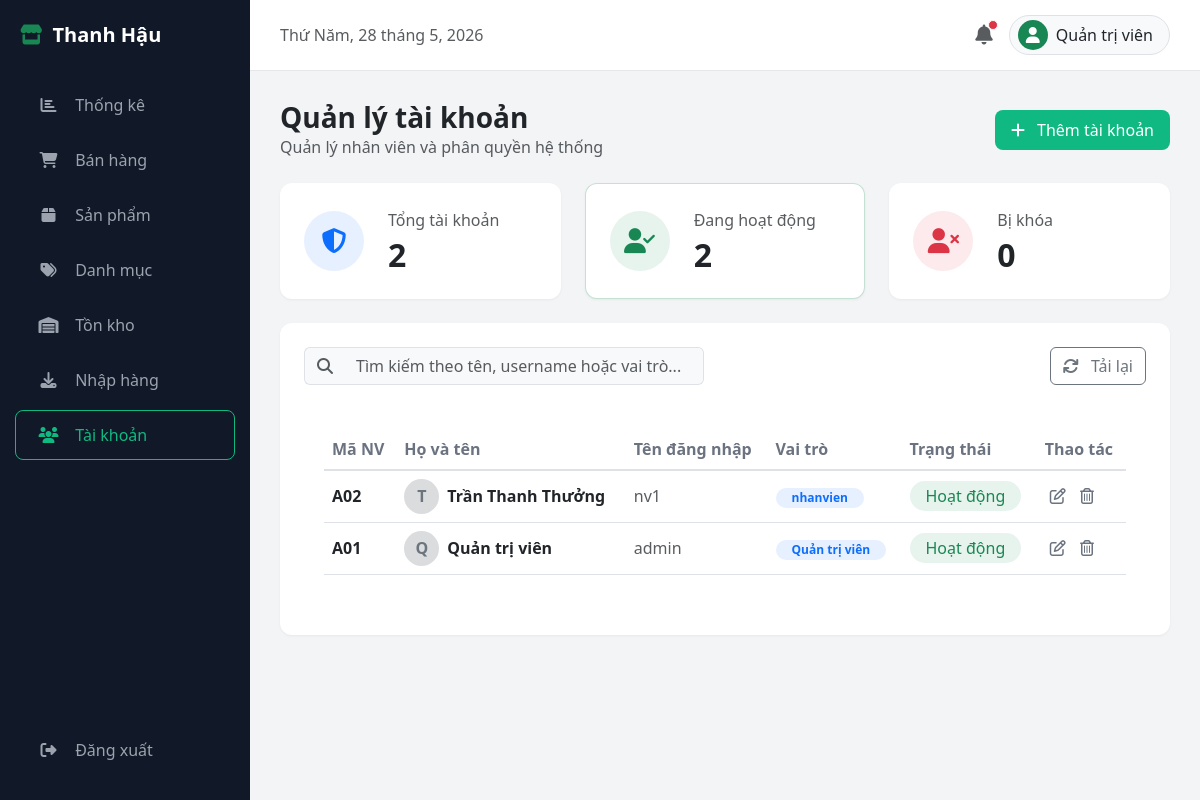
Page /accounts.php (signed in) on the committed database.
### tables this page shows
CREATE TABLE `tai_khoan` (
  `id` int(11) NOT NULL,
  `ten_dang_nhap` varchar(50) NOT NULL,
  `mat_khau` varchar(255) NOT NULL,
  `ho_ten` varchar(100) NOT NULL,
  `vai_tro` varchar(20) NOT NULL,
  `trang_thai` tinyint(4) DEFAULT 1
);

### accounts.php (the view, shortened to what this page needs)
<?php
include 'connect.php';
$search = $_GET['search'] ?? '';
$where = "";
$total_acc = $conn->query("SELECT COUNT(*) as c FROM tai_khoan")->fetch_assoc()['c'];
$active_acc = $conn->query("SELECT COUNT(*) as c FROM tai_khoan WHERE trang_thai=1")->fetch_assoc()['c'];
$locked_acc = $conn->query("SELECT COUNT(*) as c FROM tai_khoan WHERE trang_thai=0")->fetch_assoc()['c'];
$sql_select = "SELECT * FROM tai_khoan $where ORDER BY id DESC";
$result = $conn->query($sql_select);
include 'includes/header.php';
?>
<div class="d-flex justify-content-between align-items-center mb-4">
    <div>
        <h3 class="fw-bold mb-0">Quản lý tài khoản</h3>
        <p class="text-muted mb-0">Quản lý nhân viên và phân quyền hệ thống</p>
    </div>
    <div>
         <button class="btn btn-custom" data-bs-toggle="modal" data-bs-target="#accountModal" onclick="resetForm()">
             <i class="fas fa-plus me-2"></i> Thêm tài khoản
         </button>
    </div>
</div>
<div class="row mb-4">
    <div class="col-md-4">
        <div class="card p-4 h-100 d-flex flex-row align-items-center justify-content-start gap-4">
            <div class="stat-icon bg-primary bg-opacity-10 text-primary" style="width:60px; height:60px; border-radius:50%">
                <i class="fas fa-shield-alt fa-lg"></i>
            </div>
            <div>
                <p class="text-muted mb-1">Tổng tài khoản</p>
                <h2 class="fw-bold mb-0"><?= $total_acc ?></h2>
            </div>
        </div>
    </div>
    <div class="col-md-4">
        <div class="card p-4 h-100 d-flex flex-row align-items-center justify-content-start gap-4 border border-success border-opacity-25">
            <div class="stat-icon bg-success bg-opacity-10 text-success" style="width:60px; height:60px; border-radius:50%">
                <i class="fas fa-user-check fa-lg"></i>
            </div>
            <div>
                <p class="text-muted mb-1">Đang hoạt động</p>
                <h2 class="fw-bold mb-0"><?= $active_acc ?></h2>
            </div>
        </div>
    </div>
    <div class="col-md-4">
        <div class="card p-4 h-100 d-flex flex-row align-items-center justify-content-start gap-4">
            <div class="stat-icon bg-danger bg-opacity-10 text-danger" style="width:60px; height:60px; border-radius:50%">
                <i class="fas fa-user-times fa-lg"></i>
            </div>
            <div>
                <p class="text-muted mb-1">Bị khóa</p>
                <h2 class="fw-bold mb-0"><?= $locked_acc ?></h2>
            </div>
        </div>
    </div>
</div>
<div class="card p-4">
    <div class="d-flex justify-content-between align-items-center mb-4">
        <form action="" method="GET" class="input-group" style="width: 400px;">
            <button type="submit" class="input-group-text bg-light border-end-0"><i class="fas fa-search text-muted"></i></button>
            <input type="text" name="search" class="form-control border-start-0 bg-light" value="<?= htmlspecialchars($search) ?>" placeholder="Tìm kiếm theo tên, username hoặc vai trò...">
        </form>
        <div>
            <a href="accounts.php" class="btn btn-outline-secondary"><i class="fas fa-sync me-2"></i> Tải lại</a>
        </div>
    </div>
    <div class="table-responsive">
        <table class="table table-hover">
            <thead>
                <tr>
                    <th>Mã NV</th>
                    <th>Họ và tên</th>
                    <th>Tên đăng nhập</th>
                    <th>Vai trò</th>
                    <th>Trạng thái</th>
                    <th>Thao tác</th>
                </tr>
            </thead>
            <tbody>
                <?php while ($row = $result->fetch_assoc()): ?>
                <tr>
                    <td class="fw-bold">A<?= sprintf('%02d', $row['id']) ?></td>
                    <td>
                        <div class="d-flex align-items-center gap-2">
                            <div class="bg-secondary bg-opacity-25 text-secondary rounded-circle d-flex align-items-center justify-content-center fw-bold" style="width: 35px; height: 35px; text-transform: uppercase;">
                                <?= substr($row['ho_ten'], 0, 1) ?>
                            </div>
                            <span class="fw-bold"><?= $row['ho_ten'] ?></span>
                        </div>
                    </td>
                    <td class="text-muted"><?= $row['ten_dang_nhap'] ?></td>
                    <td>
                        <?php if ($row['vai_tro'] == 'admin'): ?>
                            <span class="badge" style="background-color: #f3e8ff; color: #7e22ce; padding: 6px 12px; border-radius: 20px;">Quản trị viên</span>
                        <?php else: ?>
                            <span class="badge bg-primary bg-opacity-10 text-primary px-3 py-1 rounded-pill"><?= $row['vai_tro'] ?></span>
                        <?php endif; ?>
                    </td>
                    <td>
                        <?php if ($row['trang_thai'] == 1): ?>
                            <span class="badge-active bg-success bg-opacity-10 text-success rounded-pill px-3 py-1">Hoạt động</span>
                        <?php else: ?>
                            <span class="badge-inactive bg-danger bg-opacity-10 text-danger rounded-pill px-3 py-1">Khóa</span>
                        <?php endif; ?>
                    </td>
                    <td>
                        <button class="action-btn" onclick="editAccount(<?= $row['id'] ?>, '<?= htmlspecialchars($row['ten_dang_nhap'], ENT_QUOTES) ?>', '<?= htmlspecialchars($row['ho_ten'], ENT_QUOTES) ?>', '<?= htmlspecialchars($row['vai_tro'], ENT_QUOTES) ?>', <?= $row['trang_thai'] ?>)">
                            <i class="far fa-edit"></i>
                        </button>
                        <a href="accounts.php?delete=<?= $row['id'] ?>" class="action-btn text-decoration-none" onclick="return confirm('Xác nhận xóa tài khoản này?');">
                            <i class="far fa-trash-alt"></i>
                        </a>
                    </td>
                </tr>
                <?php endwhile; ?>
            </tbody>
        </table>
    </div>
</div>
<?php include 'includes/footer.php'; ?>

### assets/css/style.css (style rules this page uses)
body { background-color: #f3f4f6; font-family: 'Segoe UI', Tahoma, Geneva, Verdana, sans-serif; }
.card { border: none; border-radius: 12px; box-shadow: 0 1px 3px rgba(0,0,0,0.05); }
.stat-icon { width: 48px; height: 48px; border-radius: 10px; display: flex; align-items: center; justify-content: center; font-size: 1.25rem; }
.btn-custom { background-color: #10b981; color: white; border: none; border-radius: 8px; padding: 8px 16px; }
.table-responsive { background: white; border-radius: 12px; padding: 20px; }
.table th { font-weight: 600; color: #6b7280; border-bottom-width: 2px; }
.table td { vertical-align: middle; }
.badge-active { background-color: #d1fae5; color: #065f46; padding: 5px 10px; border-radius: 20px; font-weight: 500; }
.action-btn { background: transparent; border: none; color: #6b7280; padding: 5px; transition: 0.2s; }

### rows in the picture
tai_khoan: id "02", ho_ten "T", ho_ten "Trần Thanh Thưởng", ten_dang_nhap "nv1", vai_tro "nhanvien", trang_thai "Hoạt động"
tai_khoan: id "01", ho_ten "Q", ho_ten "Quản trị viên", ten_dang_nhap "admin", vai_tro "Quản trị viên", trang_thai "Hoạt động"

### other values in the picture
$_SESSION['ho_ten'] "Quản trị viên"
$total_acc "2"
$active_acc "2"
$locked_acc "0"
